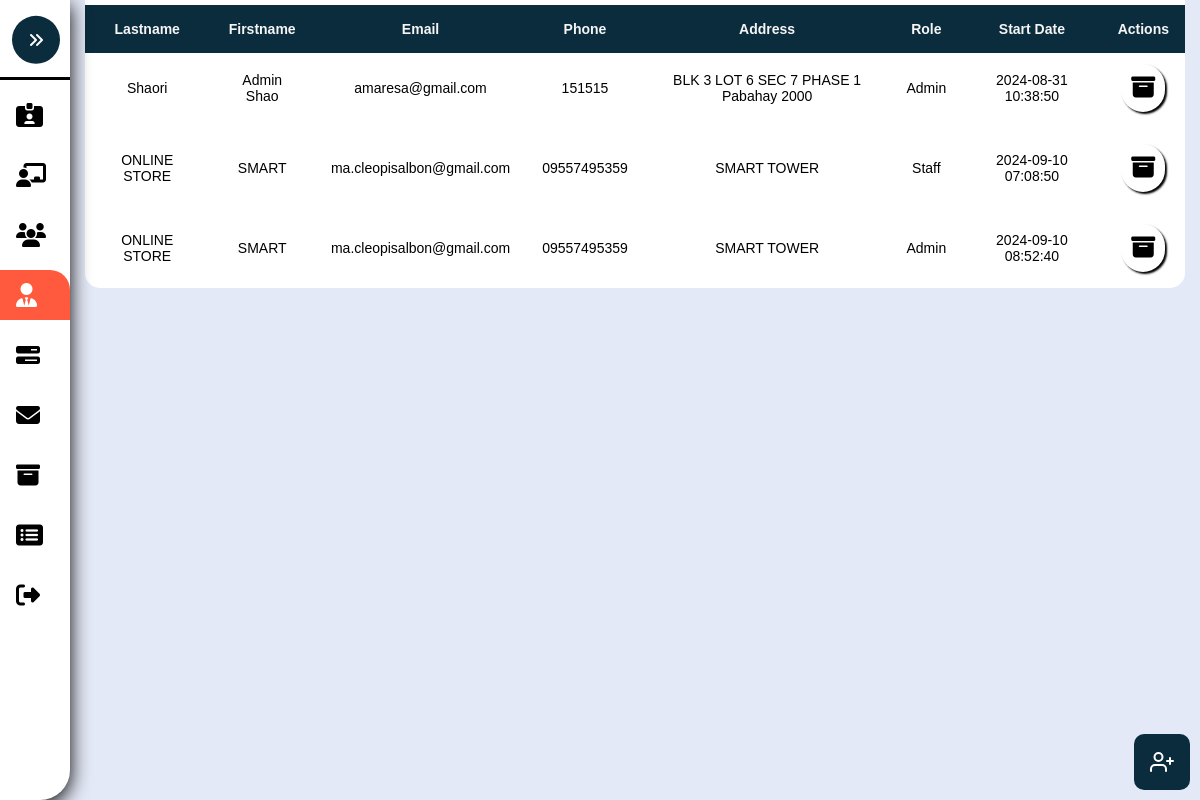
Screenshot of /Management.php with the database file from the repository.
### tables this page shows
CREATE TABLE `management` (
  `ManagementID` int(8) NOT NULL,
  `Lastname` varchar(255) NOT NULL,
  `Firstname` varchar(255) NOT NULL,
  `Email` varchar(255) NOT NULL,
  `Phone` varchar(255) NOT NULL,
  `Address` varchar(255) NOT NULL,
  `Password` varchar(255) NOT NULL,
  `Role` varchar(255) NOT NULL,
  `Date` timestamp NOT NULL DEFAULT current_timestamp()
);

### Management.php (the view, shortened to what this page needs)
<?php
	include './Assets/Php/Connection.php';
?>
<!DOCTYPE html>
<html>
<head>
	<link rel="stylesheet" type="text/css" href="./Assets/Css/Admin.css?v=<?php echo time(); ?>">
</head>
<body>
	<nav class="sidebar close" id="sidebar">
		<header>
			<figure class="image-container">
			</figure>
			<button class="toggle">
				<i class="fa-solid fa-angles-right"></i>
			</button>
		</header>
		<div class="menu-bar">
			<div class="menu">
				<ul class="menu-links">
					<li class="nav-link">
						<a href="./Account.php" >
							<i class="fa-solid fa-id-card-clip"></i>
						</a>
					</li>
					<li class="nav-link">
						<a href="./Pending.php">
							<i class="fa-solid fa-chalkboard-user"></i>
						</a>
					</li>
					<li class="nav-link">
						<a href="./Users.php" class="dashboard-list-item " >
							<i class="fa-solid fa-users"></i>
						</a>
					</li>
					<li class="nav-link">
						<a href="./Management.php" class="dashboard-list-item active">
							<i class="fa-solid fa-user-tie"></i>
						</a>
					</li>
					<li class="nav-link">
						<a href="./Properties.php" class="dashboard-list-item">
							<i class="fa-solid fa-bars-progress"></i>
						</a>
					</li>
					<li class="nav-link">
						<a href="Message.php" class="dashboard-list-item">
							<i class="fa-solid fa-envelope"></i>
						</a>
					</li>
					<li class="nav-link">
						<a href="./Archieve.php" class="dashboard-list-item">
							<i class="fa-solid fa-box-archive"></i>
						</a>
					</li>
					<li class="nav-link">
						<a href="SoldProperties.php" class="dashboard-list-item">
							<i class="fa-solid fa-rectangle-list"></i>
						</a>
					</li>
					<li class="nav-link">
						<a href="./Assets/Php/Logout.php" class="dashboard-list-item">
							<i class="fa-solid fa-right-from-bracket"></i>
						</a>
					</li>
				</ul>
			</div>
		</div>
	</nav>
	<main class="main">
		<section class="Table-section" id="Table-Section">
			<div class="container">
				<table class="table" id="table">
					<tr>
						<th>Lastname</th>
						<th>Firstname</th>
						<th>Email</th>
						<th>Phone</th>
						<th>Address</th>
						<th>Role</th>
						<th>Start Date</th>
						<th class="action-center">Actions</th>
					</tr>
				<?php
						$sql = "SELECT * FROM management";
						$rs = mysqli_query($conn, $sql);
						if($rs){
							while ($row = mysqli_fetch_assoc($rs)) {
								$ManagementID = $row['ManagementID'];
								$Lastname = $row['Lastname'];
								$Firstname = $row['Firstname'];
								$Email = $row['Email'];
								$Phone = $row['Phone'];
								$Address = $row['Address'];
								$Date = $row['Date'];
								$Role = $row['Role'];
								echo "
								<tr>
									<td>".$Lastname."</td>
									<td>".$Firstname."</td>
									<td>".$Email."</td>
									<td>".$Phone."</td>
									<td>".$Address."</td>
									<td>".$Role."</td>
									<td>".$Date."</td>
									<td class='td-action'>
										<a href='./Assets/Php/Admin.php?archiveID=".$ManagementID."&value=Admin' onclick='return archiveConfirmation()' '>
										<i class='fa-solid fa-box-archive' ></i>
										</a>
									</td>
								</tr>
								";
							}
						}
					?>
				</table>
			</div>
		</section>
	</main>
	<section class="Dialog-Section">
		<div class="float-diagram">
			<button onclick="OpenDialog()">
			</button>
		</div>
</body>
</html>

### Assets/Css/Admin.css (style rules this page uses)
:root { --dark-jungle-green: hsl(188, 63%, 7%); --prussian-blue: hsl(200, 69%, 14%); --raisin-black-1: hsl(227, 29%, 13%); --raisin-black-2: hsl(229, 17%, 19%); --yellow-green: hsl(89, 72%, 85%); --orange-soda: hsl(9,100%, 62%); --cultured-1: hsl(0, 0%, 93%); --cultured-2:hsl(192, 24%, 96%); --misty-rose: hsl(210, 100%, 97%); --alice-blue: hsl(8, 100%, 97%); --seashell: hsl(8,100%, 97%); --cadet: hsl(0, 0%, 100%); --white: hsl(0,0%, 100%); --black:hsl(0,0%,0%); --opal: hsl(180, 20%, 62%); --head-foot-bg-amaresa: rgba(255, 255, 255, 0.66); --header-bg-amaresa-shadow:0 4px 30px rgba(0, 0, 0, 0.1); --footer-bg-amaresa-shadow:0 -4px 30px rgba(0, 0, 0, 0.1); --amaresa-box-shadow: 2px 2px 2px black; --amaresa-bg:#f0f0f0; --body-color: #E4E9F7; --sidebar-color: #FFF; --sidebar-text-color: #707070; --sidebar-toggle-color: #DDD; --ff-numito-sans:"Nunito Sans", sans-serif; --ff-poppins:"Poppins", sans-serif; --fs-1: 1.875rem; --fs-2: 1.5rem; --fs-3: 1.375rem; --fs-4: 1.125rem; --fs-5: 0.875rem; --fs-6: 0.813rem; --fs-7: 0.75rem; --fw-500: 500; --fw-600: 600; --fw-700: 700; --transition:0.25s ease; --section-spacing: 100px; --shadow-1: 0 5px 20px hsla(219, 56%, 21%, 0.1); --shadow-1: 0 16px 32px hsla(188, 63%, 63%, 0.1); }
*, *::before, *::after { padding: 0; margin: 0; box-sizing: border-box; }
li { list-style: none; }
a { text-decoration: none; }
a, img, span, button, i { display: block; }
button { border:none; outline: none; background: none; font: inherit; text-align: left; cursor: pointer; }
i { pointer-events: none; }
html { font-family: var(--ff-numito-sans); scroll-behavior: smooth; }
body { background: var(--body-color); overflow-x: hidden; }
.container { padding-inline:15px; }
button, a { transition: var(--transition); }
.sidebar { position: fixed; top: 0; left: 0; box-shadow: 2px 2px 15px var(--orange-soda); border-bottom-right-radius: 30px; width: 250px; height: 100vh; background: var(--sidebar-color); transition: .5s ease; z-index: 100; }
.sidebar.close { width: 70px; box-shadow: 0 5px 20px black; }
.sidebar.close .toggle { transform: translate(-50%,-40%); background: var(--prussian-blue); }
.sidebar figure { border-bottom: 3px solid black; position: relative; }
.sidebar header { position: relative; }
.sidebar header .toggle { position: absolute; top: 30%; right:-20%; cursor: pointer; padding: 1rem; background: var(--orange-soda); color: var(--white); border-radius: 100%; display: flex; justify-content: center; align-items: center; transform: rotate(180deg) translate(40%); }
.sidebar .nav-link a { height: 50px; margin-top: 10px; display: flex; justify-content: left; align-items: center; color: black; transition:var(--transition); }
.sidebar .nav-link i { margin-inline: 1rem; font-size: var(--fs-2); }
.sidebar .nav-link .active { color: white; background: var(--orange-soda); border-top-right-radius: 20px; }
.main { position: relative; height: 100vh; left: 250px; width: calc(100% - 250px); transition: .5s ease; }
.sidebar.close ~ .main { left: 70px; width: calc(100% - 70px); }
.Table-section { max-height: 99vh; overflow-x: hidden; position: relative; }
.td-action { position: relative; transition: .3s ease; display: flex; align-items: center; gap: 1rem; justify-content: space-evenly; }
.td-action a { font-size: var(--fs-2); padding: 10px; background: var(--white); box-shadow: var(--amaresa-box-shadow); border-radius: 26px; color: black; }
.float-diagram { position: absolute; right: 10px; bottom: 10px; background: var(--prussian-blue); font-size: 1rem; border-radius: 10px ; color: white; padding: 1rem; display: flex; justify-content: center; align-items: center; gap: 1rem; }
.float-diagram button { color: white; display: flex; gap: 5px; justify-content: center; }

### rows the page displays
management: Lastname "Shaori", Firstname "Admin Shao", Email "amaresa@gmail.com", Phone "151515", Address "BLK 3 LOT 6 SEC 7 PHASE 1 Pabahay 2000", Role "Admin", Date "2024-08-31 10:38:50"
management: Lastname "ONLINE STORE", Firstname "SMART", Email "ma.cleopisalbon@gmail.com", Phone "09557495359", Address "SMART TOWER", Role "Staff", Date "2024-09-10 07:08:50"
management: Lastname "ONLINE STORE", Firstname "SMART", Email "ma.cleopisalbon@gmail.com", Phone "09557495359", Address "SMART TOWER", Role "Admin", Date "2024-09-10 08:52:40"
